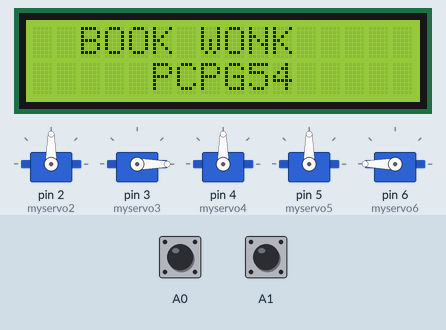
Recording of a sketch running on a simulated Arduino Uno, built with avr-gcc and run on an emulated ATmega328P. On the bench: 16×2 character LCD, 5 × servo. The inputs (shaded band) are chosen by the test bench; at power-on: A0 HIGH, A1 HIGH.

Above: at 5.2 s.
5.3 s: A0 pulled LOW for 0.15 s
At 7.4 s:
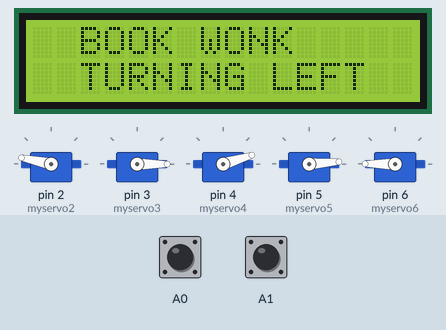
At 10.9 s:
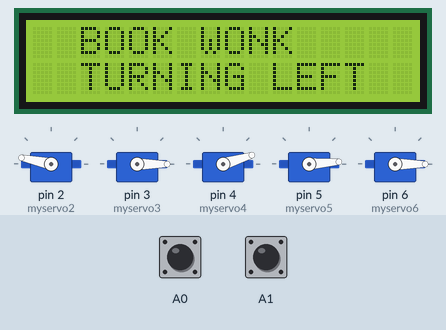
17.4 s: A1 pulled LOW for 1 s
At 21.1 s:
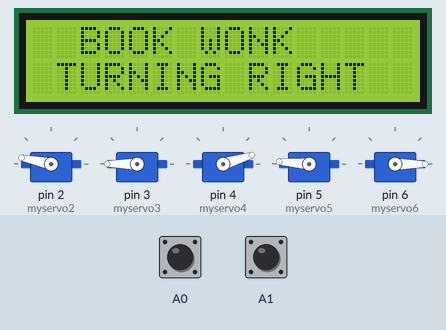
Timing chart, 0 to 32.3 s (numbered marks = the images above; inputs shaded):
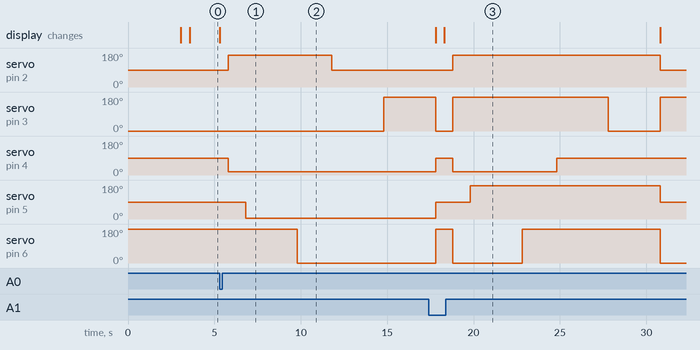

Measured:
- after the input at 5.3 s, servo on pin 2 (myservo2): 90° → 168° after 0.50 s, → 90° 6.0 s later; servo on pin 3 (myservo3): 0° → 180° after 9.5 s; servo on pin 4 (myservo4): 90° → 17° after 0.50 s; servo on pin 5 (myservo5): 90° → 4° after 1.5 s; servo on pin 6 (myservo6): 180° → 0° after 4.5 s; the display: changes at once (image 1)
- after the input at 17.4 s, servo on pin 2 (myservo2): 90° → 168° after 1.4 s, → 90° 12.0 s later; the display: first differs from a run without the input after 0.91 s (image 3)

The sketch:

bookturning.ino
```cpp
#include <Servo.h>
#include <LiquidCrystal.h>
LiquidCrystal lcd( 7, 8, 9, 10, 11, 12);
Servo myservo2;
Servo myservo3;
Servo myservo4;
Servo myservo5;
Servo myservo6;

void setup()
{

  lcd.begin(16, 2);

  // left button
  pinMode(A0, INPUT);
  digitalWrite(A0 , HIGH);

  //right button
  pinMode(A1, INPUT);
  digitalWrite(A1, HIGH);

  myservo2.attach(2);
  myservo3.attach(3);
  myservo4.attach(4);
  myservo5.attach(5);
  myservo6.attach(6);

  myservo2.write(90);
  myservo3.write(0);
  myservo4.write(90);
  myservo5.write(90);
  myservo6.write(180);
  delay(3000);


  lcd.setCursor(0, 0);
  lcd.print("  BOOK WONK  ");
  delay(500);

  lcd.setCursor(0, 1);
  lcd.print("     PCPG54     ");
  delay(500);

  // attaches the servo on pin 9 to the servo object
}

void loop()
{

  // left turn

  if (digitalRead(A0) == 0 )
  {

    lcd.setCursor(0, 1);
    lcd.print("  TURNING LEFT");
    delay(500);

    myservo2.write(90);
    myservo3.write(0);
    myservo4.write(90);
    myservo5.write(90);
    myservo6.write(180);

    //page holders
    myservo2.write(168);

    myservo4.write(17);
    delay(1000);

    //arm down
    myservo5.write(4);
    delay(3000);

    //wheel turn
    myservo6.write(0);
    delay(2000);

    //page hold left
    myservo2.write(90);
    delay(3000);

    //page flip
    myservo3.write(180);

    delay(3000);

    myservo2.write(90);
    myservo3.write(0);
    myservo4.write(90);
    myservo5.write(90);
    myservo6.write(180);

    lcd.setCursor(0, 1);
    lcd.print("                ");
    delay(500);

  }

  // right  turn

  if ( digitalRead(A1) == 0  )
  {
    lcd.setCursor(0, 1);
    lcd.print(" TURNING RIGHT");
    delay(500);
    myservo2.write(90);
    myservo3.write(180);
    myservo4.write(90);
    myservo5.write(90);
    myservo6.write(0);


    //page holders
    myservo2.write(168);

    myservo4.write(17);
    delay(1000);

    //arm down
    myservo5.write(176);
    delay(3000);


    //wheel turn
    myservo6.write(180);
    delay(2000);

    //page hold right
    myservo4.write(90);
    delay(3000);

    //page flip
    myservo3.write(0);
    delay(3000);


    myservo3.write(180);
    myservo2.write(90);
    myservo4.write(90);
    myservo5.write(90);
    myservo6.write(0);
    lcd.setCursor(0, 1);
    lcd.print("                ");
    delay(500);


  }


}
```
